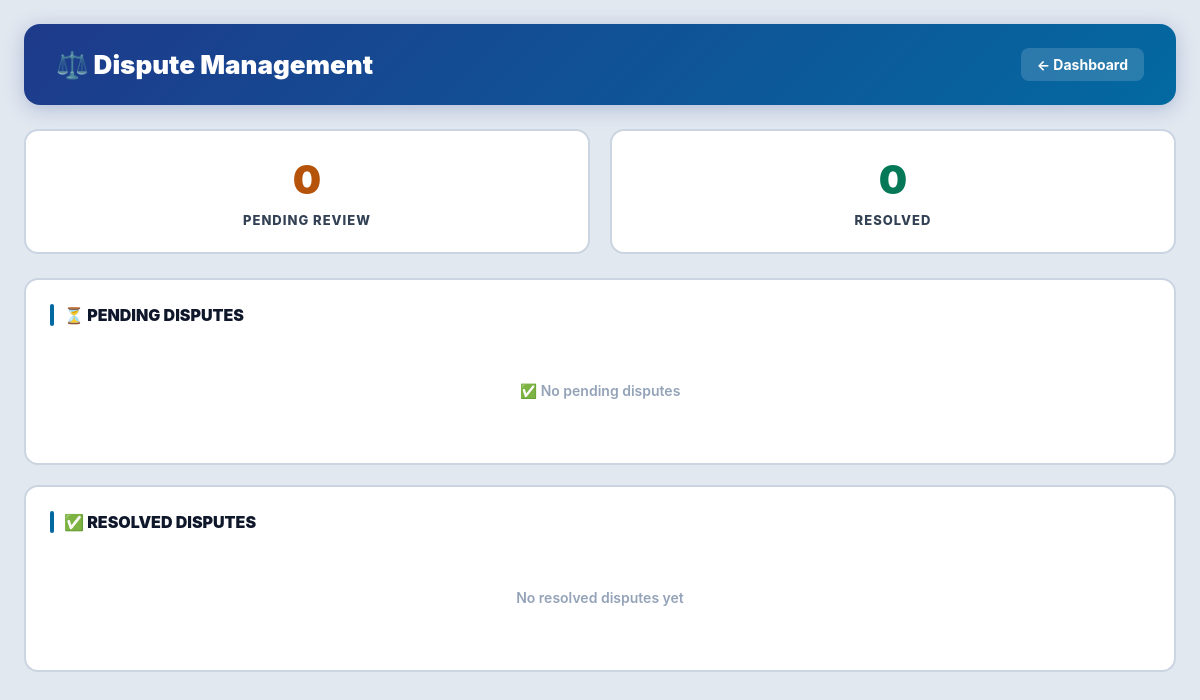
The app's page /admin-dashboard/disputes/ (signed in), older data.
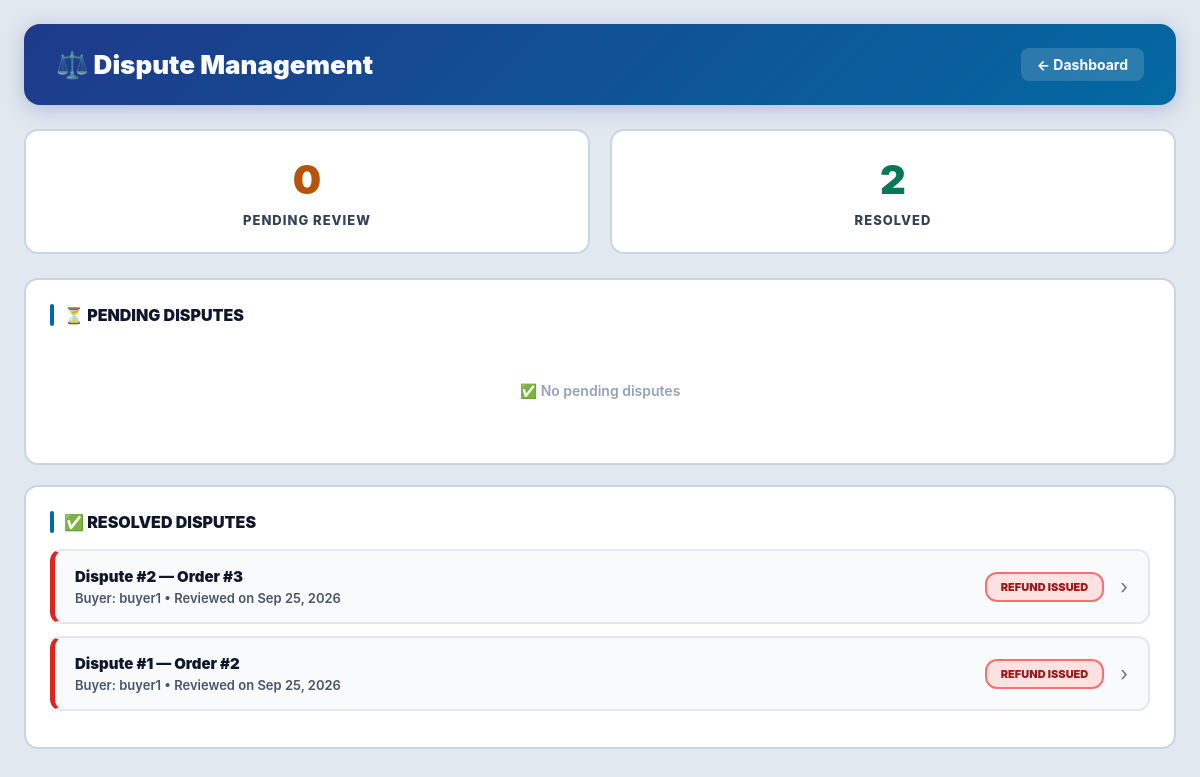
The same page, newer data.
### shop/models.py (models this page shows, shortened)
class Dispute(models.Model):
    STATUS_CHOICES = [
        ('PENDING', 'Pending Review'),
        ('APPROVED', 'Approved - Refund Issued'),
        ('REJECTED', 'Rejected - Original Product Confirmed'),
    ]
    VERDICT_CHOICES = [
        ('ACCEPT', 'AI Recommends: Accept Dispute'),
        ('REVIEW', 'AI Recommends: Manual Review'),
        ('REJECT', 'AI Recommends: Reject Dispute'),
    ]
    order = models.ForeignKey(Order, on_delete=models.CASCADE, related_name='disputes')
    buyer = models.ForeignKey(User, on_delete=models.CASCADE, related_name='disputes')
    reason = models.TextField()
    received_image = models.ImageField(upload_to='disputes/received/', blank=True, null=True)
    tag_image = models.ImageField(upload_to='disputes/tags/', blank=True, null=True)
    selected_keywords = models.TextField(blank=True, null=True)
    ai_image_score = models.IntegerField(default=0)
    ai_text_score = models.IntegerField(default=0)
    ai_final_score = models.IntegerField(default=0)
    ai_verdict = models.CharField(max_length=20, choices=VERDICT_CHOICES, blank=True, null=True)
    ai_matched_keywords = models.TextField(blank=True, null=True)
    ai_analyzed_at = models.DateTimeField(blank=True, null=True)
    ai_similarity_percent = models.IntegerField(default=100)
    ai_size_mismatch = models.BooleanField(default=False)
    ai_detected_size_text = models.TextField(blank=True, null=True)
    status = models.CharField(max_length=20, choices=STATUS_CHOICES, default='PENDING')
    admin_notes = models.TextField(blank=True, null=True)
    reviewed_at = models.DateTimeField(blank=True, null=True)
    reviewed_by = models.ForeignKey(
        User,
        on_delete=models.SET_NULL,
        null=True,
        blank=True,
        related_name='reviewed_disputes'
    )
    created_at = models.DateTimeField(auto_now_add=True)

class Order(models.Model):
    STATUS_CHOICES = [
        ('PENDING', 'Pending'),
        ('PAID', 'Paid - Escrow Held'),
        ('PROCESSING', 'Processing'),
        ('SHIPPED', 'Shipped'),
        ('OUT_FOR_DELIVERY', 'Out for Delivery'),
        ('DELIVERED', 'Delivered'),
        ('COMPLETED', 'Completed'),
        ('REFUNDED', 'Refunded'),
        ('DISPUTED', 'Disputed'),
    ]
    FUND_STATUS_CHOICES = [
        ('HELD', 'Held in Escrow'),
        ('RETURN_PENDING', 'Return Pending'),
        ('RELEASED', 'Released to Seller'),
        ('REFUNDED', 'Refunded to Buyer'),
    ]
    buyer = models.ForeignKey(User, on_delete=models.CASCADE, related_name='orders')
    seller = models.ForeignKey(User, on_delete=models.CASCADE, related_name='seller_orders')
    product = models.ForeignKey(Product, on_delete=models.SET_NULL, null=True, blank=True)
    product_name = models.CharField(max_length=200)
    product_price = models.DecimalField(max_digits=10, decimal_places=2)
    platform_fee = models.DecimalField(max_digits=10, decimal_places=2, default=0)
    shipping_charge = models.DecimalField(max_digits=10, decimal_places=2, default=0)
    total_amount = models.DecimalField(max_digits=10, decimal_places=2)
    full_name = models.CharField(max_length=100)
    phone = models.CharField(max_length=20)
    email = models.EmailField()
    address = models.TextField()
    city = models.CharField(max_length=50)
    pincode = models.CharField(max_length=10)
    size = models.CharField(max_length=10, blank=True, null=True)
    quantity = models.IntegerField(default=1)
    order_notes = models.TextField(blank=True, null=True)
    status = models.CharField(max_length=20, choices=STATUS_CHOICES, default='PENDING')
    tracking_number = models.CharField(max_length=30, unique=True, blank=True, null=True)
    tracking_company = models.CharField(max_length=50, blank=True, null=True)
    estimated_delivery_days = models.IntegerField(default=5, blank=True, null=True)
    estimated_delivery_date = models.DateField(blank=True, null=True)
    shipped_at = models.DateTimeField(blank=True, null=True)
    delivered_at = models.DateTimeField(blank=True, null=True)
    is_delayed = models.BooleanField(default=False)
    delay_days = models.IntegerField(blank=True, null=True)
    revised_delivery_date = models.DateField(blank=True, null=True)
    delivery_confirmation_requested_at = models.DateTimeField(blank=True, null=True)
    buyer_delivery_response_at = models.DateTimeField(blank=True, null=True)
    fund_status = models.CharField(max_length=20, choices=FUND_STATUS_CHOICES, default='HELD')
    payment_held_at = models.DateTimeField(default=timezone.now)
    funds_released_at = models.DateTimeField(blank=True, null=True)
    funds_refunded_at = models.DateTimeField(blank=True, null=True)
    inspection_deadline = models.DateTimeField(blank=True, null=True)
    escrow_notes = models.TextField(blank=True, null=True)
    return_tracking_number = models.CharField(max_length=100, blank=True, null=True)
    return_carrier = models.CharField(max_length=50, blank=True, null=True)
    return_tracking_url = models.URLField(max_length=500, blank=True, null=True)
    return_shipped_at = models.DateTimeField(blank=True, null=True)
    return_received_at = models.DateTimeField(blank=True, null=True)
    return_confirmation_deadline = models.DateTimeField(blank=True, null=True)
    RETURN_STATUS_CHOICES = [
        ('INITIATED', 'Return Initiated'),
        ('IN_TRANSIT', 'In Transit'),
        ('OUT_FOR_DELIVERY', 'Out for Delivery'),
        ('RECEIVED', 'Received by Seller'),
    ]
    return_status = models.CharField(
        max_length=20,
        choices=RETURN_STATUS_CHOICES,
        blank=True,
        null=True,
    )
    admin_notified = models.BooleanField(default=False)
    seller_notified = models.BooleanField(default=False)
    created_at = models.DateTimeField(auto_now_add=True)
    updated_at = models.DateTimeField(auto_now=True)

class User(AbstractUser):
    ROLE_CHOICES = (
        ('buyer', 'Buyer'),
        ('seller', 'Seller'),
    )
    role = models.CharField(max_length=10, choices=ROLE_CHOICES, default='buyer')
    profile_picture = models.ImageField(upload_to='profiles/', blank=True, null=True)
    bio = models.TextField(blank=True, null=True)
    website = models.URLField(blank=True, null=True)
    business_category = models.CharField(max_length=100, blank=True, null=True)
    location = models.CharField(max_length=200, blank=True, null=True)
    phone = models.CharField(max_length=20, blank=True, null=True)

### shop/views.py (the view)
# urls.py: path('admin-dashboard/disputes/', views.admin_disputes, name='admin_disputes'),
@login_required(login_url='login')
def admin_disputes(request):
    if not (request.user.is_superuser or request.user.username == 'admin'):
        return redirect('login')
    pending_disputes = Dispute.objects.filter(status='PENDING').order_by('-created_at')
    resolved_disputes = Dispute.objects.exclude(status='PENDING').order_by('-reviewed_at')
    context = {
        'pending_disputes': pending_disputes,
        'resolved_disputes': resolved_disputes,
        'pending_count': pending_disputes.count(),
        'resolved_count': resolved_disputes.count(),
    }
    return render(request, 'shop/admin_disputes.html', context)

### shop/context_processors.py (called while the page is built)
def switchable_accounts(request):
    if not request.user.is_authenticated:
        return {'switchable_accounts': []}
    raw = request.COOKIES.get(COOKIE_NAME, '')
    try:
        ids = signing.loads(raw, salt=COOKIE_SALT) if raw else []
        if not isinstance(ids, list):
            ids = []
    except Exception:
        ids = []
    other_ids = [uid for uid in ids if uid != request.user.id]
    users = User.objects.filter(id__in=other_ids)
    return {'switchable_accounts': users}

### shop/templates/shop/admin_disputes.html (shortened to what this page needs)
<!DOCTYPE html>
<html>
<head>
</head>
<body>
    <div class="container">
        <div class="header">
            <h1>⚖️ Dispute Management</h1>
            <a href="{% url 'admin_dashboard' %}" class="back-link">← Dashboard</a>
        </div>
        <div class="stats">
            <div class="stat-card">
                <div class="number pending">{{ pending_count }}</div>
                <div class="label">Pending Review</div>
            </div>
            <div class="stat-card">
                <div class="number resolved">{{ resolved_count }}</div>
                <div class="label">Resolved</div>
            </div>
        </div>
        <div class="section">
            <div class="section-title">⏳ Pending Disputes</div>
            {% if pending_disputes %}
                {% for dispute in pending_disputes %}
                <a href="{% url 'admin_dispute_detail' dispute.id %}" class="dispute-card pending">
                    <div class="info">
                        <div class="title">
                            Dispute #{{ dispute.id }} — Order #{{ dispute.order.id }}
                            <span class="ai-badge {{ dispute.ai_verdict|lower }}">
                                AI: {{ dispute.ai_final_score }}% — {{ dispute.get_ai_verdict_display }}
                            </span>
                        </div>
                        <div class="sub">
                            Buyer: {{ dispute.buyer.username }} •
                            Product: {{ dispute.order.product_name }} •
                            Amount: ₹{{ dispute.order.total_amount|floatformat:2 }}
                        </div>
                    </div>
                    <span class="status-badge pending">Pending</span>
                    <span class="arrow">›</span>
                </a>
                {% endfor %}
            {% else %}
                <div class="empty">✅ No pending disputes</div>
            {% endif %}
        </div>
        <div class="section">
            <div class="section-title">✅ Resolved Disputes</div>
            {% if resolved_disputes %}
                {% for dispute in resolved_disputes %}
                <a href="{% url 'admin_dispute_detail' dispute.id %}" class="dispute-card {{ dispute.status|lower }}">
                    <div class="info">
                        <div class="title">
                            Dispute #{{ dispute.id }} — Order #{{ dispute.order.id }}
                        </div>
                        <div class="sub">
                            Buyer: {{ dispute.buyer.username }} •
                            Reviewed on {{ dispute.reviewed_at|date:"M d, Y" }}
                        </div>
                    </div>
                    <span class="status-badge {{ dispute.status|lower }}">
                        {% if dispute.status == 'APPROVED' %}Refund Issued{% else %}Rejected{% endif %}
                    </span>
                    <span class="arrow">›</span>
                </a>
                {% endfor %}
            {% else %}
                <div class="empty">No resolved disputes yet</div>
            {% endif %}
        </div>
    </div>
</body>
</html>

Row changes from the older to the newer data that the page shows:
added Dispute: id "2", order.id "3", buyer.username "buyer1", reviewed_at "Sep 25, 2026", status "REFUND ISSUED"
added Dispute: id "1", order.id "2", buyer.username "buyer1", reviewed_at "Sep 25, 2026", status "REFUND ISSUED"
Text that changed along with them:
{{ resolved_count }}: "0" → "2"
text no longer shown: "No resolved disputes yet"
